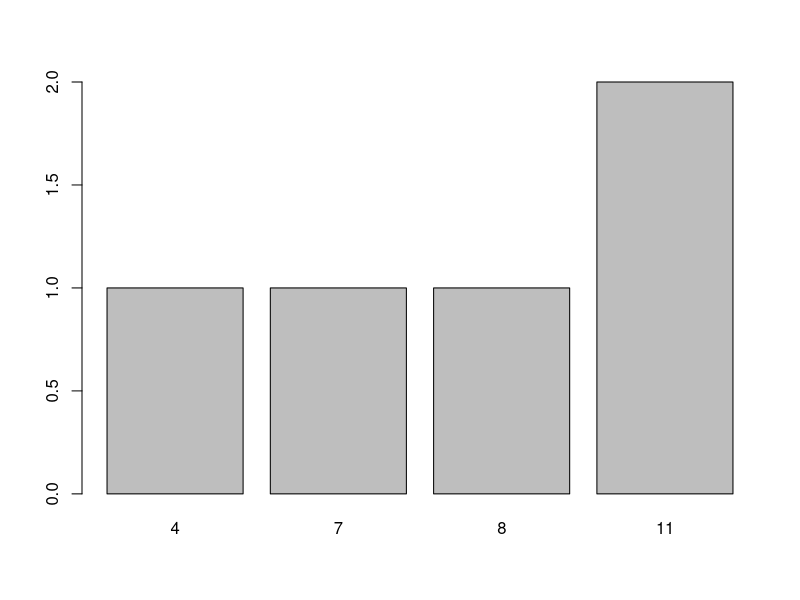
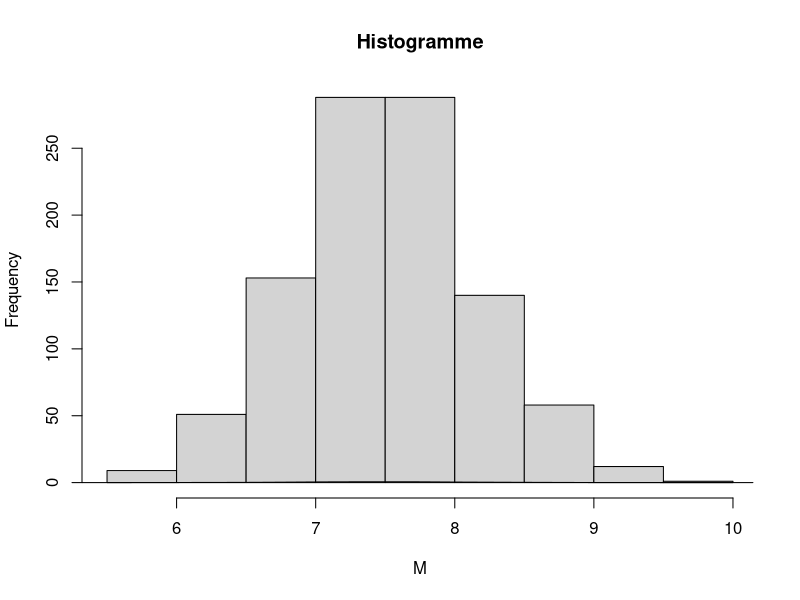

The R script that drew these images, in order:
dbinom(x=2, size = 20, prob = 0.4)
1 - pbinom(q=4, size=20, prob = 0.4)
x <- rbinom(5, size=20, prob=0.4) # simule une sequence de 20 lancees, completement aleatoire
mean(x)
barplot(table(x))

# Loi de poisson #
dpois(5, lambda = 4) # Prob d'avoir 5 IAS / mois
dpois(0, lambda = 4) + dpois(1, lambda = 4) # prob d'avoir < 2 IAS / mois
ppois(1, lambda = 4) # prob d'avoir < 2 IAS / mois
1 - ppois(1, lambda = 4) # prob d'avoir >= 2 IAS / mois

# Loi normale #
pnorm(q = 40, mean = 55, sd = 15.5) # prob de femmes avec un taux d'hdl < 40
1 - pnorm(q = 60, mean = 55, sd = 15.5)
rnorm(n=2, mean = 0, sd = 1) # tirer au sort 2 valeurs

# Loi uniforme #
dunif(x = 6.5, min = 4, max = 11)
dunif(x = 12, min = 4, max = 11)
runif(n = 10, min = 4, max = 11) # tirer au sort 10 valeurs

# Calcul d'interval de pari #
qnorm(0.025, mean = 16, sd = sqrt(3/100))
qnorm(0.975, mean = 16, sd = sqrt(3/100))

# for loop #
M <- vector("numeric", length = 1000)
for (i in 1:1000) {
  x <- runif(10, min = 4, max = 11)
  m <- mean(x)
  M[i] <- m
}
hist(M, main = "Histogramme")
lines(density(M), )